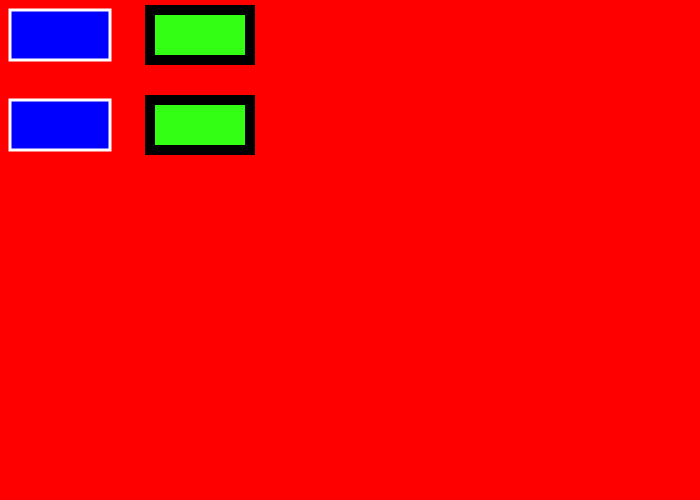
Frame 1 (no input)
Frame 60 (no input): identical to frame 1, image omitted
Frame 120 (the mouse pressed at the canvas centre since frame 60): identical to frame 1, image omitted

The p5.js sketch that drew this single still picture (run headless with seeded random() and noise() and a simulated clock; from frame 60 on, the mouse is pressed at the canvas centre):

// p5.js sketch
// ── sketch.js
function setup()
{
  createCanvas(700,500);

}

function draw()
{
	background(255,0,0)

	// change the paint brush to a specific color according to RGB values
	// this color applies only to the inside color of a shape
	fill(0,0,255);

	// change the paint brush to a specific color according to RGB values
	// this color applies only to the outside color of a shape
	stroke(255,255,255);

	// modifies the thickness of the border of an object
	strokeWeight(3);


	rect(10,10,100,50);
	rect(10,100,100,50);


	fill(50,255,20);
	stroke(0,0,0);
	strokeWeight(10);

	rect(150,10,100,50);
	rect(150,100,100,50);

}
